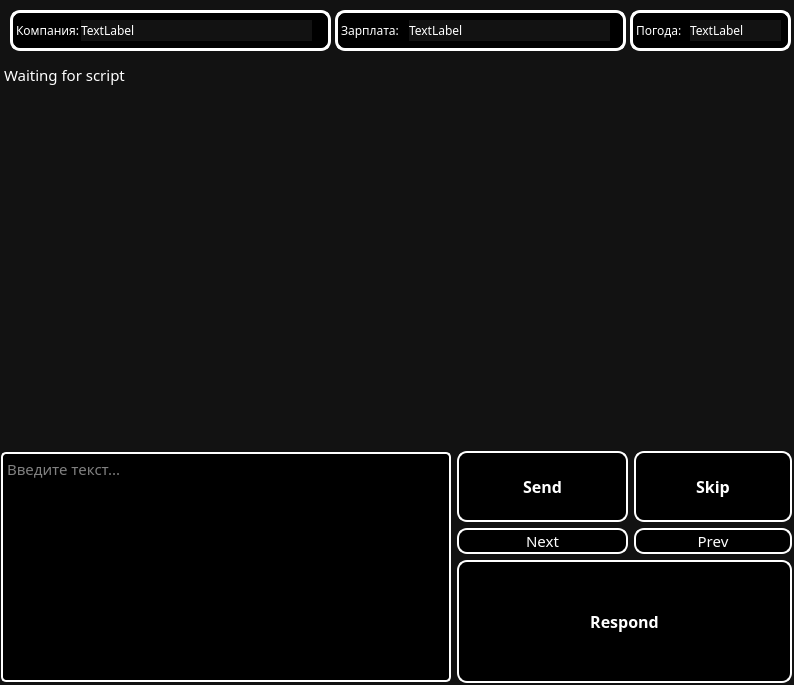
<?xml version="1.0" encoding="UTF-8"?>
<ui version="4.0">
 <class>MainWindow</class>
 <widget class="QMainWindow" name="MainWindow">
  <property name="geometry">
   <rect>
    <x>0</x>
    <y>0</y>
    <width>794</width>
    <height>685</height>
   </rect>
  </property>
  <property name="font">
   <font>
    <family>JetBrains Mono</family>
    <pointsize>11</pointsize>
   </font>
  </property>
  <property name="windowTitle">
   <string>HHEblya</string>
  </property>
  <property name="styleSheet">
   <string notr="true">QWidget {
	color: white;
	background-color: #121212;
	font-family: JetBrains Mono;
}
</string>
  </property>
  <widget class="QWidget" name="centralwidget">
   <widget class="QTextBrowser" name="textBrowser">
    <property name="geometry">
     <rect>
      <x>0</x>
      <y>60</y>
      <width>791</width>
      <height>391</height>
     </rect>
    </property>
    <property name="font">
     <font>
      <family>JetBrains Mono</family>
      <pointsize>11</pointsize>
      <bold>false</bold>
     </font>
    </property>
    <property name="styleSheet">
     <string notr="true">color: white;
border-radius: 5px;
border: 2px solid #FFF;
border-image: url(:/Icons/zayka.png);
border-width: 0px;</string>
    </property>
    <property name="html">
     <string>&lt;!DOCTYPE HTML PUBLIC &quot;-//W3C//DTD HTML 4.0//EN&quot; &quot;http://www.w3.org/TR/REC-html40/strict.dtd&quot;&gt;
&lt;html&gt;&lt;head&gt;&lt;meta name=&quot;qrichtext&quot; content=&quot;1&quot; /&gt;&lt;meta charset=&quot;utf-8&quot; /&gt;&lt;style type=&quot;text/css&quot;&gt;
p, li { white-space: pre-wrap; }
hr { height: 1px; border-width: 0; }
li.unchecked::marker { content: &quot;\2610&quot;; }
li.checked::marker { content: &quot;\2612&quot;; }
&lt;/style&gt;&lt;/head&gt;&lt;body style=&quot; font-family:'JetBrains Mono'; font-size:11pt; font-weight:400; font-style:normal;&quot;&gt;
&lt;p style=&quot; margin-top:0px; margin-bottom:0px; margin-left:0px; margin-right:0px; -qt-block-indent:0; text-indent:0px;&quot;&gt;Waiting for script&lt;/p&gt;&lt;/body&gt;&lt;/html&gt;</string>
    </property>
   </widget>
   <widget class="QLabel" name="company_name">
    <property name="geometry">
     <rect>
      <x>10</x>
      <y>10</y>
      <width>321</width>
      <height>41</height>
     </rect>
    </property>
    <property name="styleSheet">
     <string notr="true">border-radius: 10px;
border: 3px solid #FFF;
background: #000;</string>
    </property>
    <property name="text">
     <string>Компания:</string>
    </property>
   </widget>
   <widget class="QLabel" name="company_name_text">
    <property name="geometry">
     <rect>
      <x>81</x>
      <y>20</y>
      <width>231</width>
      <height>21</height>
     </rect>
    </property>
    <property name="text">
     <string>TextLabel</string>
    </property>
   </widget>
   <widget class="QLabel" name="salary_1">
    <property name="geometry">
     <rect>
      <x>335</x>
      <y>10</y>
      <width>291</width>
      <height>41</height>
     </rect>
    </property>
    <property name="styleSheet">
     <string notr="true">border-radius: 10px;
border: 3px solid #FFF;
background: #000;</string>
    </property>
    <property name="text">
     <string>Зарплата:</string>
    </property>
   </widget>
   <widget class="QLabel" name="weather">
    <property name="geometry">
     <rect>
      <x>630</x>
      <y>10</y>
      <width>161</width>
      <height>41</height>
     </rect>
    </property>
    <property name="styleSheet">
     <string notr="true">border-radius: 10px;
border: 3px solid #FFF;
background: #000;</string>
    </property>
    <property name="text">
     <string>Погода:</string>
    </property>
   </widget>
   <widget class="QLabel" name="salary_text">
    <property name="geometry">
     <rect>
      <x>409</x>
      <y>20</y>
      <width>201</width>
      <height>21</height>
     </rect>
    </property>
    <property name="text">
     <string>TextLabel</string>
    </property>
   </widget>
   <widget class="QLabel" name="weather_text">
    <property name="geometry">
     <rect>
      <x>690</x>
      <y>20</y>
      <width>91</width>
      <height>21</height>
     </rect>
    </property>
    <property name="text">
     <string>TextLabel</string>
    </property>
   </widget>
   <widget class="QWidget" name="layoutWidget">
    <property name="geometry">
     <rect>
      <x>1</x>
      <y>451</y>
      <width>791</width>
      <height>232</height>
     </rect>
    </property>
    <layout class="QGridLayout" name="gridLayout_2">
     <item row="0" column="0">
      <widget class="QTextEdit" name="edit_text">
       <property name="sizePolicy">
        <sizepolicy hsizetype="Fixed" vsizetype="Fixed">
         <horstretch>0</horstretch>
         <verstretch>0</verstretch>
        </sizepolicy>
       </property>
       <property name="minimumSize">
        <size>
         <width>450</width>
         <height>230</height>
        </size>
       </property>
       <property name="font">
        <font>
         <family>JetBrains Mono</family>
         <pointsize>11</pointsize>
         <bold>false</bold>
        </font>
       </property>
       <property name="contextMenuPolicy">
        <enum>Qt::CustomContextMenu</enum>
       </property>
       <property name="styleSheet">
        <string notr="true">background-color: #121212;
border-radius: 5px;
border: 2px solid #FFF;
background: #000;</string>
       </property>
       <property name="documentTitle">
        <string/>
       </property>
       <property name="html">
        <string>&lt;!DOCTYPE HTML PUBLIC &quot;-//W3C//DTD HTML 4.0//EN&quot; &quot;http://www.w3.org/TR/REC-html40/strict.dtd&quot;&gt;
&lt;html&gt;&lt;head&gt;&lt;meta name=&quot;qrichtext&quot; content=&quot;1&quot; /&gt;&lt;meta charset=&quot;utf-8&quot; /&gt;&lt;style type=&quot;text/css&quot;&gt;
p, li { white-space: pre-wrap; }
hr { height: 1px; border-width: 0; }
li.unchecked::marker { content: &quot;\2610&quot;; }
li.checked::marker { content: &quot;\2612&quot;; }
&lt;/style&gt;&lt;/head&gt;&lt;body style=&quot; font-family:'JetBrains Mono'; font-size:11pt; font-weight:400; font-style:normal;&quot;&gt;
&lt;p style=&quot;-qt-paragraph-type:empty; margin-top:0px; margin-bottom:0px; margin-left:0px; margin-right:0px; -qt-block-indent:0; text-indent:0px;&quot;&gt;&lt;br /&gt;&lt;/p&gt;&lt;/body&gt;&lt;/html&gt;</string>
       </property>
       <property name="placeholderText">
        <string>Введите текст...</string>
       </property>
      </widget>
     </item>
     <item row="0" column="1">
      <layout class="QGridLayout" name="gridLayout">
       <item row="0" column="0">
        <widget class="QPushButton" name="btn_send">
         <property name="sizePolicy">
          <sizepolicy hsizetype="Minimum" vsizetype="Fixed">
           <horstretch>0</horstretch>
           <verstretch>0</verstretch>
          </sizepolicy>
         </property>
         <property name="minimumSize">
          <size>
           <width>171</width>
           <height>71</height>
          </size>
         </property>
         <property name="font">
          <font>
           <family>JetBrains Mono</family>
           <pointsize>12</pointsize>
           <bold>true</bold>
          </font>
         </property>
         <property name="styleSheet">
          <string notr="true">QPushButton {
background-color: #121212;
border-radius: 10px;
border: 2px solid #FFF;
background: #000;
}
QPushButton:hover {
background-color: #666;
}
QPushButton:pressed {
background-color: #888;
}
</string>
         </property>
         <property name="text">
          <string>Send</string>
         </property>
         <property name="icon">
          <iconset resource="res.qrc">
           <normaloff>:/Icons/baseline_send_white_48dp.png</normaloff>:/Icons/baseline_send_white_48dp.png</iconset>
         </property>
         <property name="iconSize">
          <size>
           <width>32</width>
           <height>20</height>
          </size>
         </property>
        </widget>
       </item>
       <item row="0" column="1">
        <widget class="QPushButton" name="btn_skip">
         <property name="sizePolicy">
          <sizepolicy hsizetype="Minimum" vsizetype="Fixed">
           <horstretch>0</horstretch>
           <verstretch>0</verstretch>
          </sizepolicy>
         </property>
         <property name="minimumSize">
          <size>
           <width>141</width>
           <height>71</height>
          </size>
         </property>
         <property name="font">
          <font>
           <family>JetBrains Mono</family>
           <pointsize>12</pointsize>
           <bold>true</bold>
          </font>
         </property>
         <property name="styleSheet">
          <string notr="true">QPushButton {
background-color: #121212;
border-radius: 10px;
border: 2px solid #FFF;
background: #000;
}
QPushButton:hover {
background-color: #666;
}
QPushButton:pressed {
background-color: #888;
}
</string>
         </property>
         <property name="text">
          <string>Skip</string>
         </property>
         <property name="icon">
          <iconset resource="res.qrc">
           <normaloff>:/Icons/baseline_not_interested_white_48dp.png</normaloff>:/Icons/baseline_not_interested_white_48dp.png</iconset>
         </property>
         <property name="iconSize">
          <size>
           <width>18</width>
           <height>29</height>
          </size>
         </property>
        </widget>
       </item>
       <item row="1" column="0">
        <widget class="QPushButton" name="btn_next">
         <property name="sizePolicy">
          <sizepolicy hsizetype="Minimum" vsizetype="Maximum">
           <horstretch>0</horstretch>
           <verstretch>0</verstretch>
          </sizepolicy>
         </property>
         <property name="font">
          <font>
           <family>JetBrains Mono</family>
           <pointsize>11</pointsize>
          </font>
         </property>
         <property name="styleSheet">
          <string notr="true">QPushButton {
background-color: #121212;
border-radius: 10px;
border: 2px solid #FFF;
background: #000;
}
QPushButton:hover {
background-color: #666;
}
QPushButton:pressed {
background-color: #888;
}
</string>
         </property>
         <property name="text">
          <string>Next</string>
         </property>
         <property name="icon">
          <iconset resource="res.qrc">
           <normaloff>:/Icons/baseline_navigate_next_white_48dp.png</normaloff>:/Icons/baseline_navigate_next_white_48dp.png</iconset>
         </property>
         <property name="iconSize">
          <size>
           <width>16</width>
           <height>16</height>
          </size>
         </property>
        </widget>
       </item>
       <item row="1" column="1">
        <widget class="QPushButton" name="btn_prev">
         <property name="sizePolicy">
          <sizepolicy hsizetype="Minimum" vsizetype="Fixed">
           <horstretch>0</horstretch>
           <verstretch>0</verstretch>
          </sizepolicy>
         </property>
         <property name="font">
          <font>
           <family>JetBrains Mono</family>
           <pointsize>11</pointsize>
          </font>
         </property>
         <property name="styleSheet">
          <string notr="true">QPushButton {
background-color: #121212;
border-radius: 10px;
border: 2px solid #FFF;
background: #000;
}
QPushButton:hover {
background-color: #666;
}
QPushButton:pressed {
background-color: #888;
}
</string>
         </property>
         <property name="text">
          <string>Prev</string>
         </property>
         <property name="icon">
          <iconset resource="res.qrc">
           <normaloff>:/Icons/baseline_chevron_left_white_48dp.png</normaloff>:/Icons/baseline_chevron_left_white_48dp.png</iconset>
         </property>
        </widget>
       </item>
       <item row="2" column="0" colspan="2">
        <widget class="QPushButton" name="btn_respond">
         <property name="sizePolicy">
          <sizepolicy hsizetype="Minimum" vsizetype="Minimum">
           <horstretch>168</horstretch>
           <verstretch>200</verstretch>
          </sizepolicy>
         </property>
         <property name="font">
          <font>
           <family>JetBrains Mono</family>
           <pointsize>12</pointsize>
           <bold>true</bold>
          </font>
         </property>
         <property name="styleSheet">
          <string notr="true">QPushButton {
background-color: #121212;
border-radius: 10px;
border: 2px solid #FFF;
background: #000;
}
QPushButton:hover {
background-color: #666;
}
QPushButton:pressed {
background-color: #888;
}
</string>
         </property>
         <property name="text">
          <string>Respond</string>
         </property>
         <property name="icon">
          <iconset resource="res.qrc">
           <normaloff>:/Icons/baseline_reply_all_white_48dp.png</normaloff>:/Icons/baseline_reply_all_white_48dp.png</iconset>
         </property>
         <property name="iconSize">
          <size>
           <width>31</width>
           <height>23</height>
          </size>
         </property>
        </widget>
       </item>
      </layout>
     </item>
    </layout>
   </widget>
   <zorder>layoutWidget</zorder>
   <zorder>textBrowser</zorder>
   <zorder>company_name</zorder>
   <zorder>company_name_text</zorder>
   <zorder>salary_1</zorder>
   <zorder>weather</zorder>
   <zorder>salary_text</zorder>
   <zorder>weather_text</zorder>
  </widget>
 </widget>
 <resources>
  <include location="res.qrc"/>
 </resources>
 <connections/>
</ui>
